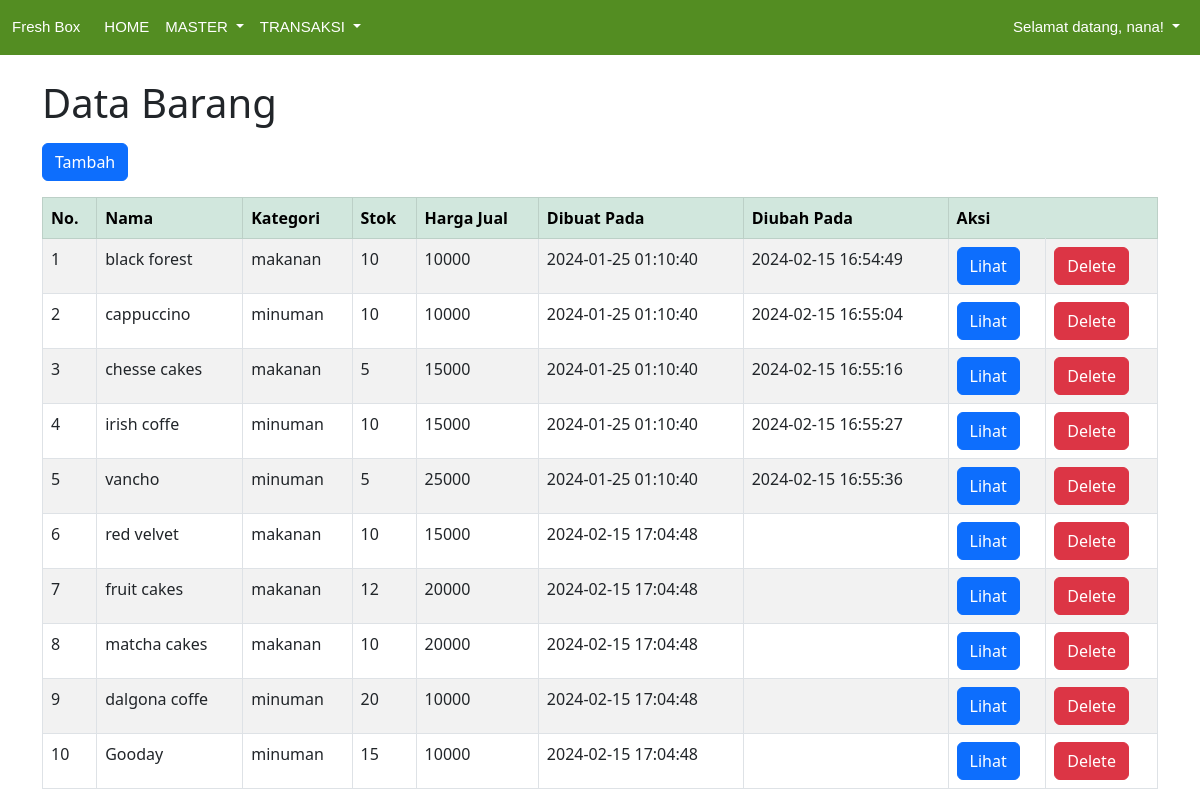
The page /barang.php (signed in) on the database as committed earlier.
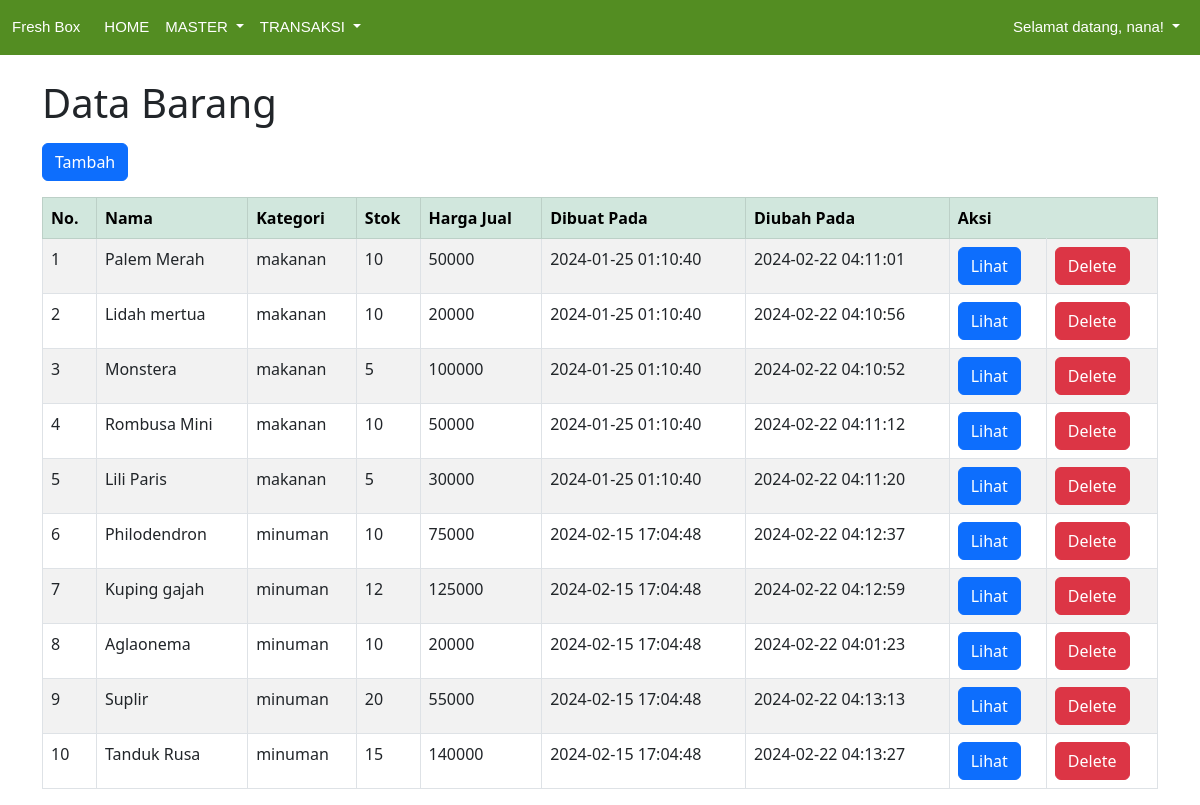
The same page on the database as committed later.
### tables this page shows
CREATE TABLE `barang` (
  `id` int(11) UNSIGNED NOT NULL,
  `nama` varchar(50) NOT NULL,
  `kategori` enum('makanan','minuman') NOT NULL,
  `stok` int(10) UNSIGNED NOT NULL,
  `harga_jual` int(10) UNSIGNED NOT NULL,
  `created_at` timestamp NOT NULL DEFAULT current_timestamp(),
  `updated_at` timestamp NULL DEFAULT NULL ON UPDATE current_timestamp()
);

### barang.php (the view, shortened to what this page needs)
<!DOCTYPE html>
<html>
<head>
    <link href="https://cdnjs.cloudflare.com/ajax/libs/bootstrap/5.3.0/css/bootstrap.min.css" rel="stylesheet">
</head>
<body>
    <?php include "menu.php"; ?>
    <?php
    require "koneksi.php";
    $sql = "SELECT * FROM barang";
    $query = mysqli_query($koneksi, $sql);
    ?>
    <div class="container mt-4">
        <h1 class="mb-3">Data Barang</h1>
        <form action="new-barang.php" method="GET">
            <button type="submit" class="btn btn-primary btn-custom">Tambah</button>
        </form>
        <div class="table-responsive mt-3">
            <table class="table table-bordered table-striped">
                <thead class="table-success">
                    <tr>
                        <th scope="col">No.</th>
                        <th scope="col">Nama</th>
                        <th scope="col">Kategori</th>
                        <th scope="col">Stok</th>
                        <th scope="col">Harga Jual</th>
                        <th scope="col">Dibuat Pada</th>
                        <th scope="col">Diubah Pada</th>
                        <th scope="col" colspan="2">Aksi</th>
                    </tr>
                </thead>
                <tbody>
                    <?php $i = 1; ?>
                    <?php while ($barang = mysqli_fetch_array($query)) : ?>
                        <tr>
                            <td><?= $i ?></td>
                            <td><?= $barang["nama"] ?></td>
                            <td><?= $barang["kategori"] ?></td>
                            <td><?= $barang["stok"] ?></td>
                            <td><?= $barang["harga_jual"] ?></td>
                            <td><?= $barang["created_at"] ?></td>
                            <td><?= $barang["updated_at"] ?></td>
                            <td>
                                <form action="read-barang.php" method="GET">
                                    <button type="submit" class="btn btn-primary btn-custom btn-view">Lihat</button>
                                </form>
                            </td>
                            <td>
                                <form action="delete-barang.php" method="POST" onsubmit="return konfirmasi(this)">
                                    <button type="submit" class="btn btn-danger btn-custom btn-delete">Delete</button>
                                </form>
                            </td>
                        </tr>
                        <?php $i++; ?>
                    <?php endwhile ?>
                </tbody>
            </table>
        </div>
    </div>
</body>
</html>

### menu.php (shortened to what this page needs)
<!DOCTYPE html>
<html lang="en">
<head>
  <link href="https://cdnjs.cloudflare.com/ajax/libs/bootstrap/5.3.0/css/bootstrap.min.css" rel="stylesheet">
</head>
<body>
<nav class="navbar navbar-expand-lg navbar-light custom-navbar">
    <div class="container-fluid">
      <a class="navbar-brand" href="#">Fresh Box</a>
      <div class="collapse navbar-collapse" id="navbarSupportedContent">
        <ul class="navbar-nav me-auto mb-2 mb-lg-0">
          <li class="nav-item">
            <a class="nav-link" href="home.php">HOME</a>
          </li>
          <li class="nav-item dropdown">
            <a class="nav-link dropdown-toggle" href="#" id="masterDropdown" role="button" data-bs-toggle="dropdown" aria-expanded="false">
              MASTER
            </a>
          </li>
          <li class="nav-item dropdown">
            <a class="nav-link dropdown-toggle" href="#" id="transaksiDropdown" role="button" data-bs-toggle="dropdown" aria-expanded="false">
              TRANSAKSI
            </a>
          </li>
        </ul>
        <ul class="navbar-nav ms-auto mb-2 mb-lg-0">
          <li class="nav-item dropdown">
            <a class="nav-link dropdown-toggle" href="#" id="userDropdown" role="button" data-bs-toggle="dropdown" aria-expanded="false">
              Selamat datang, <?= $_SESSION["username"] ?>!
            </a>
          </li>
        </ul>
      </div>
    </div>
  </nav>
</body>
</html>

### barang.php (style rules this page uses)
.btn-custom { padding: 5px 10px; font-size: 14px; border-radius: 5px; }
.btn-view { background-color: #007bff; color: white; }
.btn-delete { background-color: #dc3545; color: white; }

### menu.php (style rules this page uses)
.navbar-brand, .navbar-nav .nav-link { font-family: "Poppins", sans-serif; color: white; font-size: 15px; }
.custom-navbar { background-color: #538D22; }

Rows that differ between the two databases and show on the page:
changed barang: nama "black forest" → "Palem Merah"; harga_jual "10000" → "50000"; updated_at "2024-02-15 16:54:49" → "2024-02-22 04:11:01"
changed barang: nama "cappuccino" → "Lidah mertua"; kategori "minuman" → "makanan"; harga_jual "10000" → "20000"; updated_at "2024-02-15 16:55:04" → "2024-02-22 04:10:56"
changed barang: nama "chesse cakes" → "Monstera"; harga_jual "15000" → "100000"; updated_at "2024-02-15 16:55:16" → "2024-02-22 04:10:52"
changed barang: nama "irish coffe" → "Rombusa Mini"; kategori "minuman" → "makanan"; harga_jual "15000" → "50000"; updated_at "2024-02-15 16:55:27" → "2024-02-22 04:11:12"
changed barang: nama "vancho" → "Lili Paris"; kategori "minuman" → "makanan"; harga_jual "25000" → "30000"; updated_at "2024-02-15 16:55:36" → "2024-02-22 04:11:20"
changed barang: nama "red velvet" → "Philodendron"; kategori "makanan" → "minuman"; harga_jual "15000" → "75000"; updated_at (not shown) → "2024-02-22 04:12:37"
changed barang: nama "fruit cakes" → "Kuping gajah"; kategori "makanan" → "minuman"; harga_jual "20000" → "125000"; updated_at (not shown) → "2024-02-22 04:12:59"
changed barang: nama "matcha cakes" → "Aglaonema"; kategori "makanan" → "minuman"; updated_at (not shown) → "2024-02-22 04:01:23"
changed barang: nama "dalgona coffe" → "Suplir"; harga_jual "10000" → "55000"; updated_at (not shown) → "2024-02-22 04:13:13"
changed barang: nama "Gooday" → "Tanduk Rusa"; harga_jual "10000" → "140000"; updated_at (not shown) → "2024-02-22 04:13:27"
